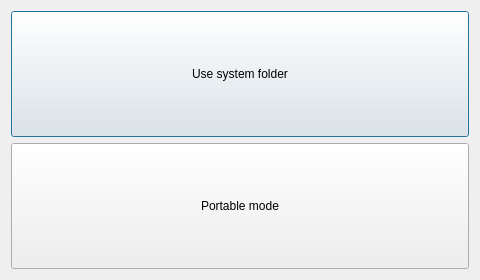
<?xml version="1.0" encoding="UTF-8"?>
<ui version="4.0">
 <class>DataFolderChuseDialog</class>
 <widget class="QDialog" name="DataFolderChuseDialog">
  <property name="geometry">
   <rect>
    <x>0</x>
    <y>0</y>
    <width>480</width>
    <height>280</height>
   </rect>
  </property>
  <property name="minimumSize">
   <size>
    <width>0</width>
    <height>0</height>
   </size>
  </property>
  <property name="windowTitle">
   <string>TidexTrader</string>
  </property>
  <layout class="QGridLayout" name="gridLayout">
   <item row="0" column="0">
    <widget class="QPushButton" name="buttonUseSystemFolder">
     <property name="sizePolicy">
      <sizepolicy hsizetype="Preferred" vsizetype="Preferred">
       <horstretch>0</horstretch>
       <verstretch>0</verstretch>
      </sizepolicy>
     </property>
     <property name="text">
      <string>Use system folder</string>
     </property>
     <property name="default">
      <bool>true</bool>
     </property>
    </widget>
   </item>
   <item row="1" column="0">
    <widget class="QPushButton" name="buttonUsePortableMode">
     <property name="sizePolicy">
      <sizepolicy hsizetype="Preferred" vsizetype="Preferred">
       <horstretch>0</horstretch>
       <verstretch>0</verstretch>
      </sizepolicy>
     </property>
     <property name="text">
      <string>Portable mode</string>
     </property>
    </widget>
   </item>
  </layout>
 </widget>
 <layoutdefault spacing="6" margin="11"/>
 <resources/>
 <connections>
  <connection>
   <sender>buttonUseSystemFolder</sender>
   <signal>clicked()</signal>
   <receiver>DataFolderChuseDialog</receiver>
   <slot>accept()</slot>
   <hints>
    <hint type="sourcelabel">
     <x>332</x>
     <y>79</y>
    </hint>
    <hint type="destinationlabel">
     <x>560</x>
     <y>70</y>
    </hint>
   </hints>
  </connection>
 </connections>
</ui>
